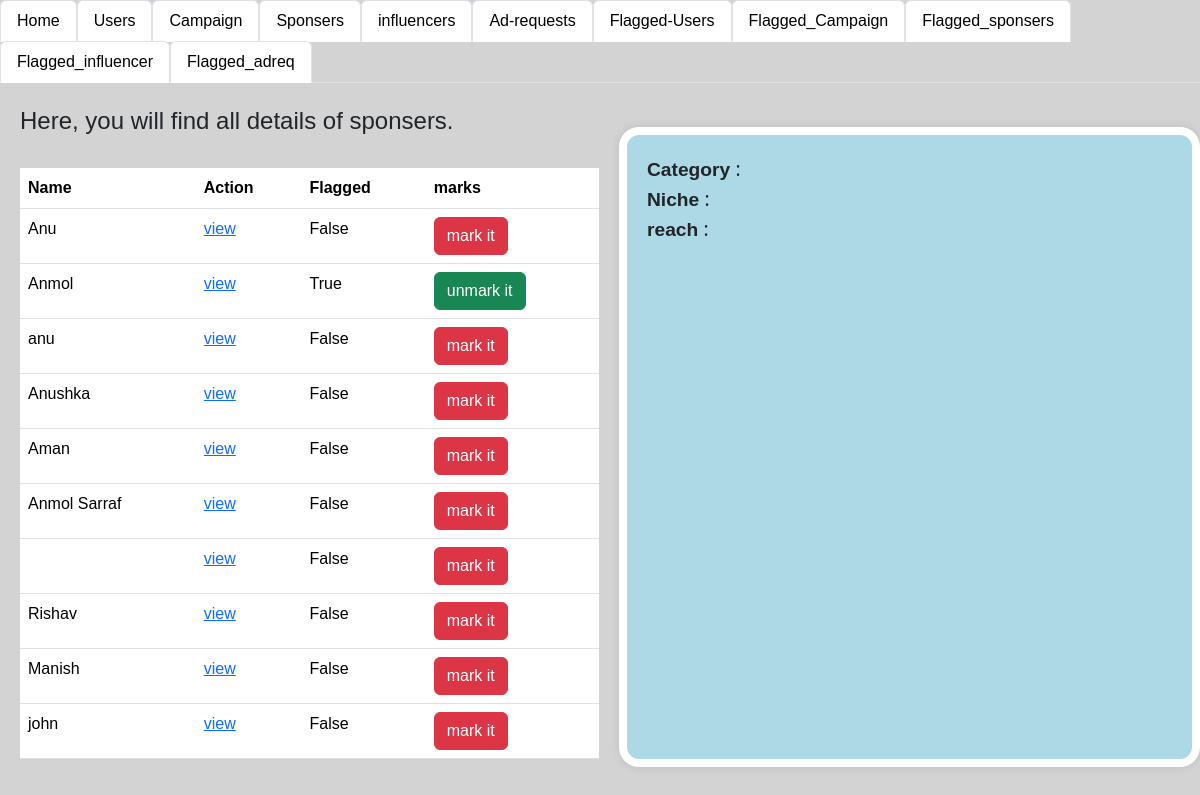
/admin_info, run on the app's committed database.
### app.py (models this page shows)
class influencer(db.Model):
    __tablename__='influcener'
    influencer_id=db.Column(db.Integer,primary_key=True,autoincrement=True)
    name=db.Column(db.String,db.ForeignKey(user.username))
    Category=db.Column(db.String)
    Niche=db.Column(db.String)
    reach=db.Column(db.Integer)
    user_id=db.Column(db.Integer,db.ForeignKey(user.user_id))
    photo_path = db.Column(db.String)
    flagged_info=db.Column(db.Boolean, default=False)

### app.py (the view)
@app.route("/admin_info",methods=["GET"])
def admin_info():
    infodata=db.session.query(influencer).all()
    info12=None
    return render_template("admin_info.html",infodata=infodata,info12=info12)

### templates/admin_info.html (shortened to what this page needs)
<!DOCTYPE html>
<html lang="en">
<head>
    <link rel="stylesheet" href="\static\style.css">
    <link href="https://cdn.jsdelivr.net/npm/bootstrap@5.3.3/dist/css/bootstrap.min.css" rel="stylesheet">
</head>
<body style="background-color: lightgray;">
  <ul class="nav nav-tabs">
    <li class="nav-item">
      <a class="nav-link active" aria-current="page" href="/login">Home</a>
    </li>
    <li class="nav-item">
      <a class="nav-link active" aria-current="page" href="/login_users">Users</a>
    </li>
    <li class="nav-item">
      <a class="nav-link active" aria-current="page" href="/login_camp" >Campaign</a>
    </li>
    <li class="nav-item">
      <a class="nav-link active" aria-current="page" href="/admin_spons" >Sponsers</a>
    </li>
    <li class="nav-item">
      <a class="nav-link active" aria-current="page" href="/admin_info" >influencers</a>
    </li>
    <li class="nav-item">
      <a class="nav-link active" aria-current="page" href="/admin_adreq" >Ad-requests</a>
  </li>
  <li class="nav-item">
    <a class="nav-link active" aria-current="page" href="/login_users/flag">Flagged-Users</a>
  </li>
    <li class="nav-item">
      <a class="nav-link active" aria-current="page" href="/login_camp/flag" >Flagged_Campaign</a>
    </li>
    <li class="nav-item">
      <a class="nav-link active" aria-current="page" href="/login_spons/flag" >Flagged_sponsers</a>
    </li>
    <li class="nav-item">
      <a class="nav-link active" aria-current="page" href="/admin_info/flag" >Flagged_influencer</a>
    </li>
    <li class="nav-item">
      <a class="nav-link active" aria-current="page" href="/admin_adreq/flag" >Flagged_adreq</a>
    </li>
  </ul>
  <div class="seperate">
    <div style="width: 50%; margin-left: 20px;">
        <h4>Here, you will find all details of sponsers.</h4><br>
        <table class="table table-hover">
          <tr>
            <th>Name</th>
            <th>Action</th>
            <th>Flagged</th>
            <th>marks</th>
          </tr>
            {% for i in infodata %}
          <tr>
            <td>{{i.name}}</td>
            <td><a href="/admin_info/{{i.influencer_id}}">view</a></td>
            <td>{{i.flagged_info}}</td>
            {% if i.flagged_info == false %}
            <td><a class="btn btn-danger" href="/admin_info_flag/{{i.influencer_id}}">mark it</a></td>
            {% else %}
            <td><a class="btn btn-success" href="/admin_info_flag_false/{{i.influencer_id}}">unmark it</a></td>
            {% endif %}
        </tr>
            {% endfor %}
        </table>
    </div >
    <div class="admin_camp_details">
     <b> Category </b>: {{info12.Category }}<br>
     <b> Niche </b>: {{info12.Niche}}<br>
     <b> reach </b>: {{info12.reach}}<br>
    </div>
  </div>
</body>
</html>

### static/style.css (style rules this page uses)
* { font-family:Tahoma, Geneva, Verdana, sans-serif; height: auto; }
.seperate { display: flex; }
.admin_camp_details { font-family: 'Segoe UI'; font-size: larger; text-align:start; align-items: center; border-radius: 20px; height: 80vh; width: 50%; margin-left: 20px; border: 8px solid white; background-color:lightblue; padding: 20px; box-shadow: 0 0 10px rgba(0, 0, 0, 0.1); margin-top: 20px; }

### data on the page
influencer: name "Anu", flagged_info "False"
influencer: name "Anmol", flagged_info "True"
influencer: name "anu", flagged_info "False"
influencer: name "Anushka", flagged_info "False"
influencer: name "Aman", flagged_info "False"
influencer: name "Anmol Sarraf", flagged_info "False"
influencer: flagged_info "False"
influencer: name "Rishav", flagged_info "False"
influencer: name "Manish", flagged_info "False"
influencer: name "john", flagged_info "False"
